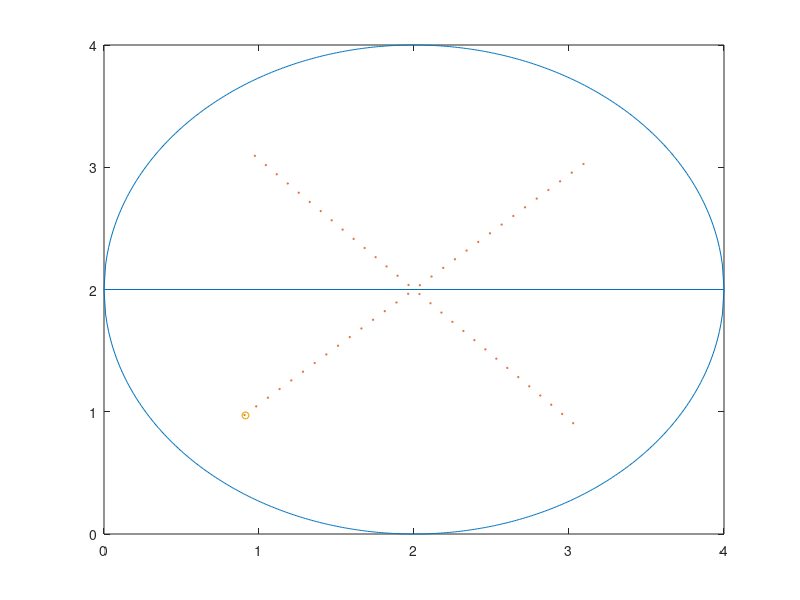

Here is the MATLAB script that generated this plot:
clear,clc

l = 4;
umbral = 0.1;
n = 1; % Numero de particulas.
d = 2; % Numero de dimensiones.
t = 150; % Numero de pasos.
vel = 0.5; % Valor maximo de paso dimensional permitido. STIRRER
vel_p = zeros(1, n);
pos = unifrnd(0.2 * l, 0.8 * l, n, d); % 0.2 y 0.8 son valores arbitrarios para que las particulas esten dentro del molino. 
tam = 20 * ones(1, n); % Vector de tamaño para n particulas.
nmax = 100; % Maximo numero de particulas que pueden existir.
vel_stirr = 0.01*pi;
theta = zeros(1, n);
st_spacing = 30;
vel_imp = 0.30;

r_mill = 2;
r_st = 1.5;
x = 0: 0.01: 2*r_mill;
yup = sqrt(r_mill^2 - (x - r_mill).^2) + r_mill;
ydown = -1 * sqrt(r_mill^2 - (x - r_mill).^2) + r_mill;
mill = vertcat(horzcat(x',yup'),horzcat(x',ydown'));
sz_mill = size(mill);
%plot(mill(:, 1), mill(:, 2));
%hold on

%plot(pos(:, 1), pos(:, 2), 'o', 'markersize', 6);
%hold on

t1 = 0.25*pi;
t2 = 0.75*pi;
for i = 1:t
  plot(mill(:, 1), mill(:, 2));
  hold on
  for w = 1:n
    deltax = vel_p(w) * cosd(theta(w));
    deltay = vel_p(w) * sind(theta(w));
    delta = horzcat(deltax, deltay);
    pos(w,:) += delta;
  endfor
  theta_s1 = (linspace(t1, t1, st_spacing))';
  theta_s2 = (linspace(t2, t2, st_spacing))';
  r_stirr = (linspace(-r_st, r_st, st_spacing))';
  x_s1 = (r_stirr * cos(t1)) + r_mill;
  y_s1 = (r_stirr * sin(t1)) + r_mill;
  x_s2 = (r_stirr * cos(t2)) + r_mill;
  y_s2 = (r_stirr * sin(t2)) + r_mill;
  stirrer = vertcat(horzcat(x_s1,y_s1),horzcat(x_s2,y_s2));
  plot(stirrer(:, 1), stirrer(:, 2), 'o', 'markersize', 1);
  axis([0 l 0 l]);
  hold on 
  t1 += vel_stirr;
  t2 += vel_stirr;
  sz = size(stirrer);
  choque = [];
  contador = 0;
  sig = n + 1;
  for i = 1:n % Colisiones contra el stirrer. 
    for j = 1:sz(1)
      dis_ns = sqrt(sum((pos(i,:) - stirrer(j,:)).^2));
        if dis_ns <= umbral % Aqui ya existe una colision. 
          pos(i,:);
          stirrer(j,:);
          p = stirrer(j,:)-2;
          rad = sqrt(sum(p.^2));
          th = acosd(abs(p(1))/rad);
          if p(1)>0 && p(2)>0
            th += 0;
          endif
          if p(1)<0 && p(2)>0
            th = 180 - th;
          endif
          if p(1)<0 && p(2)<0
            th += 180;
          endif
          if p(1)>0 && p(2)<0
            th = 360 - th;
          endif
          theta(i) = th + 90;
          vel_p(i) = vel_imp * (rad / r_st);
        endif
      dif = umbral - dis_ns;
        if rand() < dif / umbral % Fragmentacion aleatoria.
          ti = tam(i);
          if ti > 2
            tam(i) = 1 + randi(ti - 2); % El rompimiento deberia estar en funcion de algo, no debe ser aleatorio.
            fi = ti - tam(i);
            tam(sig) = fi;
            pos(sig, :) = pos(i, :);
            theta(sig) = theta(i) + 3;
            vel_p(sig) = vel_imp * (rad / r_st);
            sig++;
          endif
        endif
    endfor 
  endfor
  % Que no escapen las partículas del cilindro!!!
  for i = 1:n
    for j = 1:sz_mill(1)
      dis_nm = sqrt(sum((pos(i,:) - mill(j,:)).^2));
        if dis_nm <= 0.3 % Colision con cilindro.
          theta(i) += 180;
        endif
    endfor
  endfor
  n = sig - 1;
  plot(pos(:, 1), pos(:, 2), 'o', 'markersize', 5);
  pause(0.05)
  hold off
endfor
